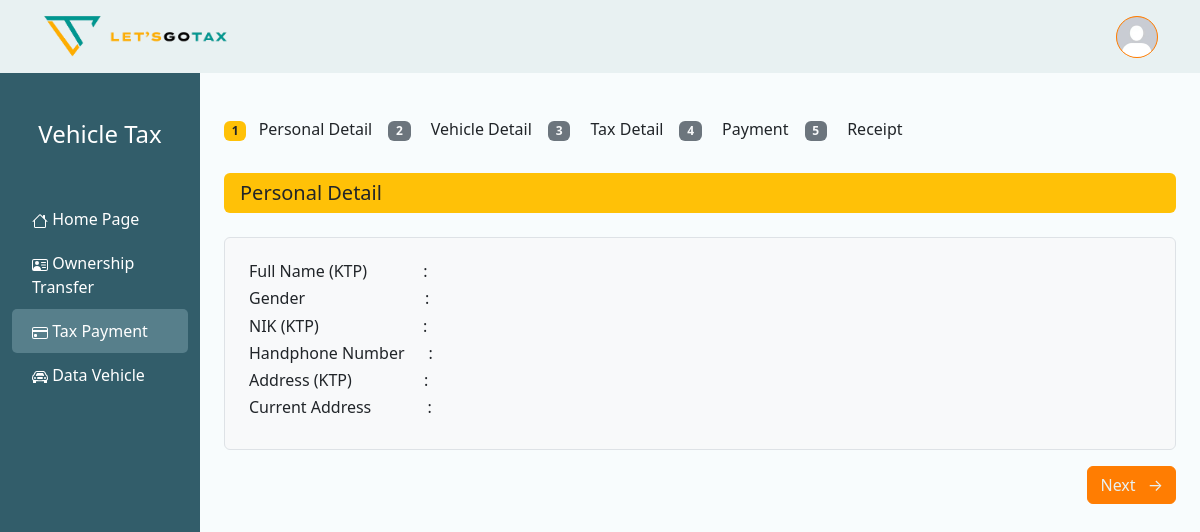
The app's page /tax.php?page=pay (signed in), older data.
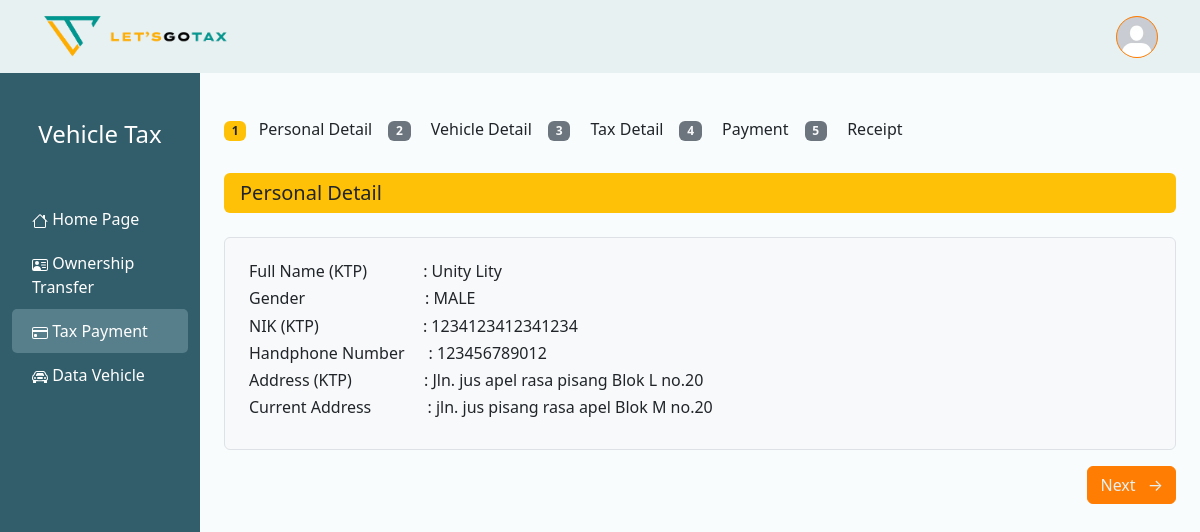
The same page, newer data.
### tables this page shows
CREATE TABLE `databio` (
  `databioId` int(11) NOT NULL,
  `akunId` int(11) NOT NULL,
  `adminId` int(11) NOT NULL,
  `namaLengkap` varchar(255) NOT NULL,
  `alamat` mediumtext NOT NULL,
  `alamatNow` mediumtext NOT NULL,
  `nik` char(16) NOT NULL,
  `photoKTPSelfie` varchar(255) NOT NULL,
  `photoKTP` varchar(255) NOT NULL,
  `noHP` char(12) NOT NULL,
  `kelamin` enum('LAKI-LAKI','PEREMPUAN') NOT NULL,
  `tanggalLahir` varchar(255) NOT NULL
);

### tax.php (the view, shortened to what the changed rows need)
<?php
    include 'config.php';
    $page = isset($_GET['page']) ? $_GET['page'] : 'home';
    $subPage = isset($_GET['subPage']) ? $_GET['subPage'] : 'personal';
    $isLoggedIn = isset($_SESSION['user_id']);
    $namaLengkap = '';
    $alamat = '';
    $alamatNow = '';
    $nik = '';
    $kelamin = '';
    $noHP = '';
    if ($isLoggedIn) {
        $userId = $_SESSION['user_id'];
        $query2 = "SELECT * FROM databio WHERE akunId = ?";
        $stmt2 = $conn->prepare($query2);
        $stmt2->bind_param('i', $userId);
        $stmt2->execute();
        $result2 = $stmt2->get_result();
        if ($result2->num_rows > 0) {
            $user2 = $result2->fetch_assoc();
            $namaLengkap = $user2['namaLengkap'];
            $alamat = $user2['alamat'];
            $alamatNow = $user2['alamatNow'];
            $nik = $user2['nik'];
            $noHP = $user2['noHP'];
            $kelamin = $user2['kelamin'];
        }
    }
?>
<!doctype html>
<html lang="en">
    <head>
        <link href="CSS Files/tax.css" rel="stylesheet">
        <link href="https://cdn.jsdelivr.net/npm/bootstrap@5.3.3/dist/css/bootstrap.min.css" rel="stylesheet">
    </head>
    <body>
        <div class="container-fluid mt-5">
            <div class="row">
                    <?php
                if ($page == 'home') {
                    ?>
                    <div class="col-md-10 p-4 mt-5">
                        <div class="row g-3">
                            <div class="col-md-4">
                                <div class="card bg-primary text-white"></div>
                            </div>
                            <div class="col-md-4">
                                <div class="card bg-danger text-white"></div>
                            </div>
                            <div class="col-md-4">
                                <div class="card bg-info text-white"></div>
                            </div>
                        </div>
                    </div>
                    <?php
                }elseif ($page == 'owner') {
                    ?>
                    <?php
                }elseif ($page == 'pay') {
                    if ($subPage == 'personal') {
                        ?>
                        <main class="col-md-10 ms-sm-auto px-md-4">
                            <div class="py-4">
                                <div class="d-flex justify-content-between align-items-center mb-4 mt-5">
                                    <ul class="nav nav-pills">
                                        <li class="nav-item">
                                            <h6><span class="badge bg-warning text-dark me-2">1</span> Personal Detail</h6>
                                        </li>
                                        <li class="nav-item">
                                            <h6><span class="badge bg-secondary text-light mx-3">2</span> Vehicle Detail</h6>
                                        </li>
                                        <li class="nav-item">
                                            <h6><span class="badge bg-secondary text-light mx-3">3</span> Tax Detail</h6>
                                        </li>
                                        <li class="nav-item">
                                            <h6><span class="badge bg-secondary text-light mx-3">4</span> Payment</h6>
                                        </li>
                                        <li class="nav-item">
                                            <h6><span class="badge bg-secondary text-light mx-3">5</span> Receipt</h6>
                                        </li>
                                    </ul>
                                </div>
                                <div class="bg-warning text-dark py-2 px-3 mb-4 rounded">
                                    <h5 class="mb-0">Personal Detail</h5>
                                </div>
                                <div class="bg-light p-4 rounded border">
                                    <h6>
                                        Full Name (KTP) <span class="ps-5"><span class="ps-1"> : <?php echo htmlspecialchars($namaLengkap); ?></span></span>
                                    </h6>
                                    <h6>
                                        Gender<span class="ps-5"><span class="ps-5"><span class="ps-4">:
                                        <?php
                                            if($kelamin == 'LAKI-LAKI'){
                                                ?>
                                                MALE
                                                <?php
                                            } elseif($kelamin == 'PEREMPUAN'){
                                                ?>
                                                FEMALE
                                                <?php
                                            }
                                        ?>
                                    </span></span></span>
                                    </h6>
                                    <h6>
                                        NIK (KTP)<span class="ps-5"><span class="ps-5"><span class="ps-1"> : <?php echo htmlspecialchars($nik); ?></span></span></span>
                                    </h6>
                                    <h6>
                                        Handphone Number<span class="ps-4">: <?php echo htmlspecialchars($noHP); ?></span>
                                    </h6>
                                    <h6>
                                        Address (KTP) <span class="ps-5"><span class="ps-3"><span class="ps-1">: <?php echo htmlspecialchars($alamat); ?></span></span></span>
                                    </h6>
                                    <h6>
                                        Current Address <span class="ps-5"><span class="ps-1">: <?php echo htmlspecialchars($alamatNow); ?></span>
                                    </h6>
                                </div>
                                <div class="d-flex justify-content-end mt-3">
                                    <a href="tax.php?page=<?= $page ?>&subPage=vehiclePay" class="btn btn-dark">Next <span class="ms-2">&rarr;</span></a>
                                </div>
                        <?php
                    }
                        ?>
                        </div>
                    </main>
                    <?php
                }
                    ?>
            </div>
        </div>
    </body>
</html>

Row changes from the older to the newer data that the page shows:
added databio: namaLengkap "Unity Lity", nik "1234123412341234", noHP "123456789012", alamat "Jln. jus apel rasa pisang Blok L no.20", alamatNow "jln. jus pisang rasa apel Blok M no.20"
Text that changed along with them:
text now shown: "MALE"
